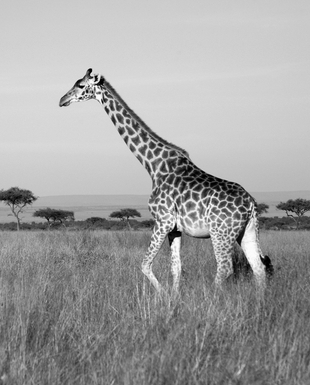
#> input picture C.Neuro/images/16.tiff, 310 x 385 px
$ jupyter execute --allow-errors efficient_combo.ipynb   (shell and % lines are left out)
#> lines starting #> are read from the running program, lines starting #| are printed output that depends on the picture
[cell 1]
# importing necessary packages

import matplotlib.pyplot as plt
from matplotlib import pylab
import numpy as np
import wave
import sys
from scipy import signal
from sklearn.decomposition import FastICA

# making sure everything prints in iPython


# Vector

# opening the sound file

#spf = wave.open('bark.wav','r')
#spf = wave.open('bear.wav','r')
#spf = wave.open('bird.wav','r')
#spf = wave.open('horse.wav','r')

#> (the rest of this cell did not finish here and is left out)

[cell 2]
import sklearn.decomposition as decomposition

def icaComponents(array, components=20):
    icatemp = decomposition.FastICA(n_components=components)
    return icatemp.fit(array).components_

#> (the rest of this cell did not finish here and is left out)

[cell 3]
import numpy as np
import pylab as py
import math

#show plots in the notebook
py.bone()

#Gabor helper function
def gaborCalc(x, y, sx, sy, fx, fy):
    p1 = (1/(2*math.pi*sx*sy))
    p2 = math.exp(-0.5*(((x*x)/(sx*sx))+((y*y)/(sy*sy))))
    p3 = math.cos(2*math.pi*(fx*x+fy*y))
    return p1 * p2 * p3

def gaborFilter(sizeX = 16, sizeY = 16, sx = 2.0, sy = 3.5, fx = 0.2, fy = 0.0):
    return [[gaborCalc(x-7.5,y-7.5,sx,sy,fx,fy) for x in range(sizeX)] for y in range(sizeY)]

gabor_filter = gaborFilter()

print('mean before centering:',np.mean(gabor_filter))
gabor_filter = np.array(gabor_filter)
pos_ind = gabor_filter >= 0
neg_ind = gabor_filter < 0
pos_sum = np.sum(gabor_filter[pos_ind])
neg_sum = np.sum(gabor_filter[neg_ind])
gabor_filter[neg_ind] = - pos_sum / neg_sum * gabor_filter[neg_ind]
gabor_filter = list(gabor_filter)
print('mean after centering:',np.mean(gabor_filter))

py.imshow(gabor_filter)
py.colorbar()
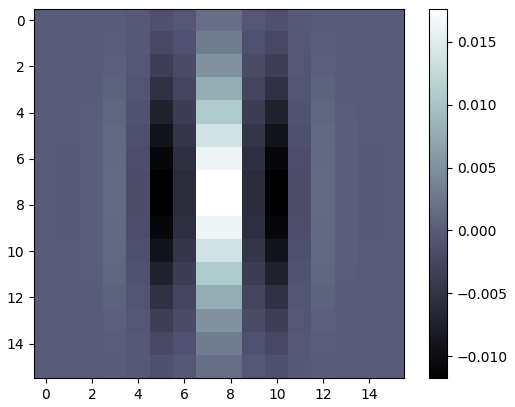
#> figure drawn by matplotlib, 2 panels

[cell 4]
import matplotlib.image as mpimg

#img = mpimg.imread('images/11.tiff')
#img = mpimg.imread('images/14.tiff')
#img = mpimg.imread('images/15.tiff')
img = mpimg.imread('images/16.tiff')
#> img is the input picture: shape (385, 310); min 0, max 253, mean 160.5

# show the image
fig = py.figure(figsize=(18,20))
fig.add_subplot(2,1,1)
py.imshow(img, cmap=py.cm.Greys_r)

from scipy import ndimage


#Convolve with the Gabor filter
#img_gabor = ndimage.convolve(img, gabor_filter, mode='reflect', cval=0.0)
img_gabor = ndimage.convolve(img.astype(float), gabor_filter, mode='reflect', cval=0.0)
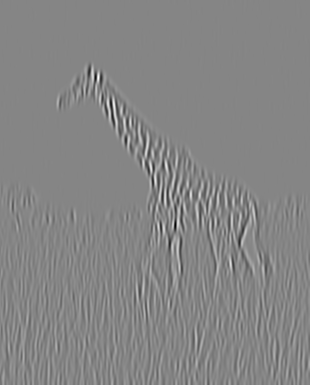
#> img_gabor: shape (385, 310) float64; min -33.36, max 30.39, mean 0; drawn with min black and max white
fig.add_subplot(2,1,2)
py.imshow(img_gabor, cmap=py.cm.Greys_r)
fig.savefig("pic16_withfilter.pdf")
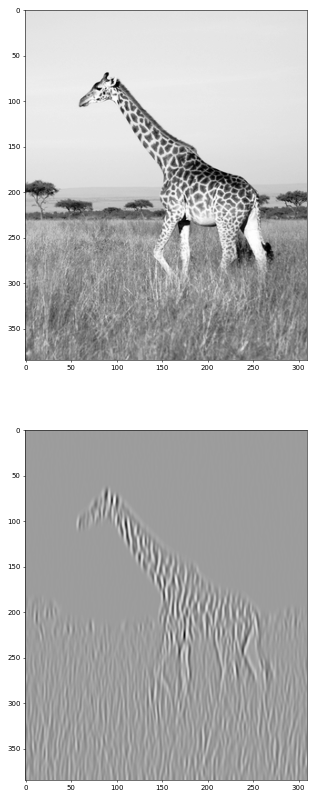
#> figure drawn by matplotlib, 2 panels

[cell 5]
def collect_natural_patches(img_folder, num_patches = 5000, patch_width = 8, downsample=2):
  """ collects image patches, in the same way as the LGN model, for analysis
  the natural images are from a specific folder of .tiff files"""
#> called with img_folder = 'images', num_patches = 50000, patch_width = 8, downsample = 2

  from PIL import Image
  max_tries = num_patches * 50
  image_width = 200

  img_first_patch = 0 # the first patch number accepted from an image
  img_first_try = 0 # the first attempt to take a patch from the image
  patch_cnt = 0
  try_cnt = 0
  ds = downsample
  w = patch_width * ds
  d = w * w
  d_final = patch_width * patch_width
  avg_filt = np.ones([ds, ds],'float') / ds**2

  layer_patch = np.zeros([1,w,w],float)
  down_patch = np.zeros([1,patch_width,patch_width],'float')
  patch = np.zeros([d,1],float)

  img_patches = np.zeros( [d_final,num_patches],float)

  # change the image sampled from
  nat_img_cnt = 1
  active = Image.open(img_folder + '/' + str(nat_img_cnt) + '.tiff')
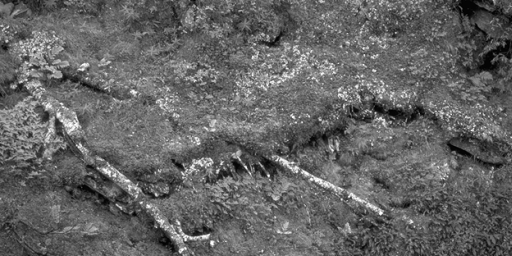
#> input picture C.Neuro/images/1.tiff, 512 x 256 px
#> active is the input picture: PIL image 512x256 L; min 0, max 255, mean 100.3
  active = np.asarray(active, 'double').transpose()
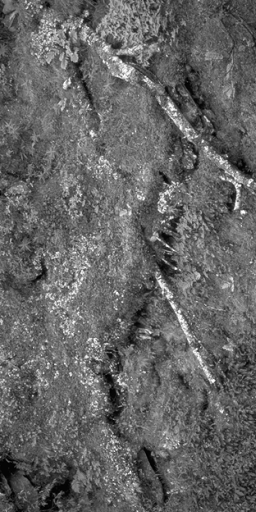
#> active: shape (512, 256) float64; min 0, max 255, mean 100.3
  # normalizing the activity image
  active -= active.mean()
  active /= active.std()

  # collect the patches
  while patch_cnt < num_patches and try_cnt < max_tries:
    try_cnt += 1  # number of total patches attempted

    if (try_cnt - img_first_try) > 50000 or \
      (patch_cnt - img_first_patch) > num_patches/12:
      # change the image sampled from
      nat_img_cnt += 1
      active = Image.open(img_folder + '/' + str(nat_img_cnt) + '.tiff')
      active = np.asarray(active, 'double').transpose()
      # normalizing the activity image
      active -= active.mean()
      active /= active.std()

      img_first_patch = patch_cnt
      img_first_try = try_cnt
      print (float(patch_cnt)/num_patches)

    px = np.random.randint(0,image_width - w)
    py = np.random.randint(0,image_width - w)

    layer_patch[0,:,:] = active[px:px+w,py:py+w].copy()
    patch_std = layer_patch.std()

    if patch_std > 0.0:
      # create the patch vector
      # downsample the patch
      for x in range(patch_width):
        for y in range(patch_width):
          down_patch[0,x,y] = np.sum(avg_filt * layer_patch[0,ds*x:ds*x+ds,ds*y:ds*y+ds])
      patch = np.reshape(down_patch, d_final)
      patch = patch - np.mean(patch)
      img_patches[:,patch_cnt] = patch.copy()
      patch_cnt += 1
  return img_patches

patches_mat = collect_natural_patches('images', num_patches=50000)
print(patches_mat.shape)
